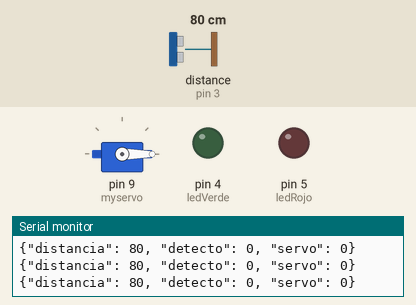
Recording of a sketch running on a simulated Arduino Uno, built with avr-gcc and run on an emulated ATmega328P. On the bench: servo, output pins drawn as LEDs (lit = HIGH), the last lines printed to the serial monitor. The inputs (shaded band) are chosen by the test bench; at power-on: distance to the obstacle (sensor on pin 3) 80 cm. The echo pulse lasts 58.3 µs per cm.

Above: at 1.2 s.
1.3 s: distance to the obstacle (sensor on pin 3) set to 33 cm
4.3 s: distance to the obstacle (sensor on pin 3) set to 27 cm
At 4.7 s:
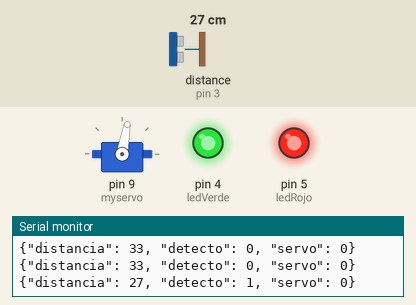
5.8 s: distance to the obstacle (sensor on pin 3) set to 35 cm
At 8.3 s:
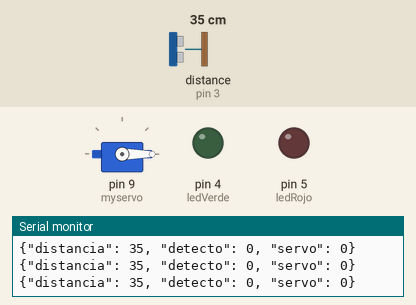
8.8 s: distance to the obstacle (sensor on pin 3) set to 2 cm
At 9.6 s:
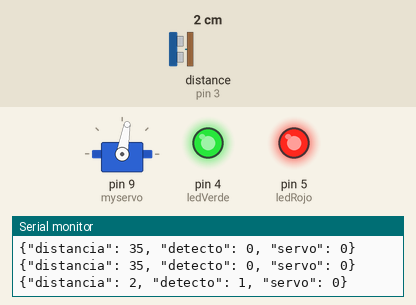
Timing chart, 0 to 11.3 s (numbered marks = the images above; inputs shaded):
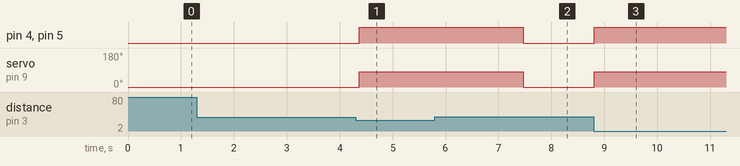

Measured:
- the behaviour switches between 31 and 30 cm on distance to the obstacle (sensor on pin 3) (found by bisection; images 0 and 1)
- after the input at 4.3 s, pin 4 (ledVerde), pin 5 (ledRojo): LOW → HIGH after 0.07 s; servo on pin 9 (myservo): 0° → 80° after 0.07 s
- after the input at 5.8 s, pin 4 (ledVerde), pin 5 (ledRojo): HIGH → LOW after 1.7 s; servo on pin 9 (myservo): 80° → 0° after 1.7 s
- after the input at 8.8 s, pin 4 (ledVerde), pin 5 (ledRojo): LOW → HIGH at once; servo on pin 9 (myservo): 0° → 80° at once

The sketch:

proyecto.ino
```cpp
#include <Ultrasonic.h>
#include <Servo.h>

Servo myservo;
Ultrasonic ultrasonic(2, 3);  // Trig: pin 2, Echo: pin 3

const int ledRojo = 5;
const int ledVerde = 4;
int distance;
bool abierto = false;

void setup() {
  myservo.attach(9);
  Serial.begin(9600);
  myservo.write(0);  // Tapa cerrada

  pinMode(ledRojo, OUTPUT);
  pinMode(ledVerde, OUTPUT);
  digitalWrite(ledRojo, LOW);
  digitalWrite(ledVerde, LOW);
}

void loop() {
  distance = ultrasonic.read();

  // Enviar datos al dashboard
  Serial.print("{\"distancia\": ");
  Serial.print(distance);
  Serial.print(", \"detecto\": ");
  Serial.print((distance > 1 && distance <= 30) ? 1 : 0);
  Serial.print(", \"servo\": ");
  Serial.print(abierto ? 80 : 0);
  Serial.println("}");

  // Si se detecta algo a menos de 30 cm y la tapa está cerrada
  if (distance > 1 && distance <= 30 && !abierto) {
    abierto = true;

    digitalWrite(ledRojo, HIGH);
    digitalWrite(ledVerde, HIGH);
    myservo.write(80);  // Abrir tapa
    delay(3000);        // Tiempo para botar la basura
  }

  // Esperar hasta que ya no haya nada cerca y la tapa esté abierta
  if (abierto && distance > 30) {
    myservo.write(0);  // Cerrar tapa
    digitalWrite(ledRojo, LOW);
    digitalWrite(ledVerde, LOW);
    abierto = false;
  }

  delay(100);
}
```
